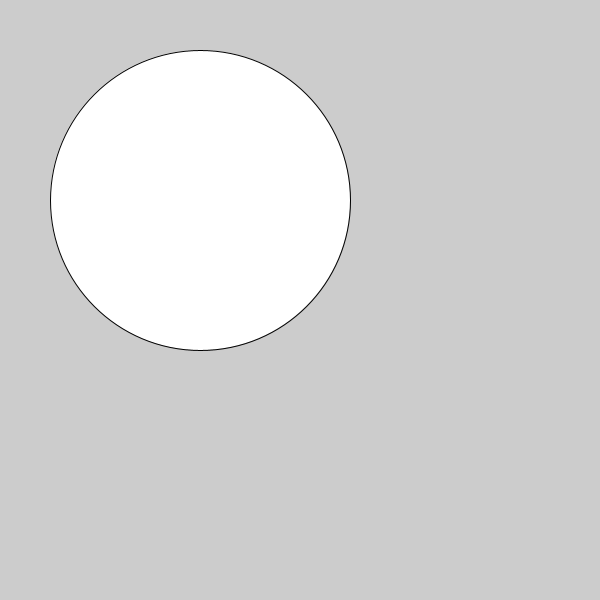
Frame 1 (no input)
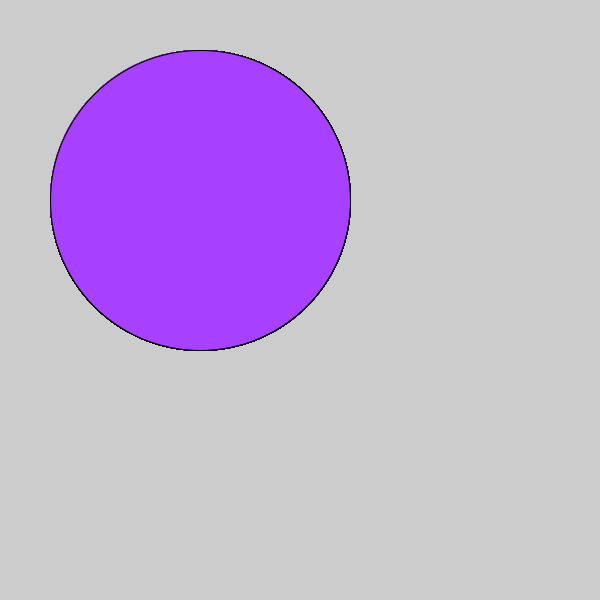
Frame 60 (the mouse pressed at the canvas centre just before this capture)
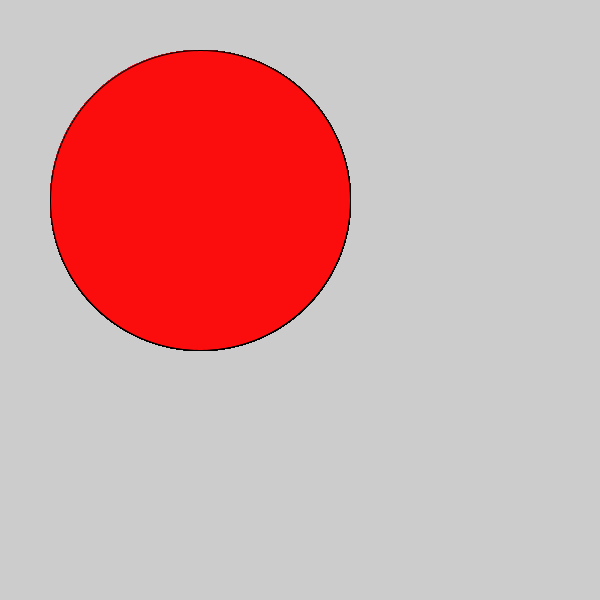
Frame 120 (the mouse held since frame 60 and released just before this capture)

The Processing sketch that drew these frames (run headless with seeded random() and noise(); from frame 60 on, the mouse is pressed at the canvas centre):

// Processing sketch: c_LogicalDot
// ── c_LogicalDot.pde

void setup() {
  
// 1. Set the size of the sketch. Make it 600 pixels square. 
  size(600,600);

}

void draw() {
  ellipse(200,200, 300,300);
// 2. Draw an ellipse
// Run the program to make sure it works before moving on.


// 3. Change the color of the ellipse when the mouse is pressed.
//    Use the following code, but put your colors where indicated
//    Remember to use the   fill()  command to set colors.

if (mousePressed) {
 fill(#FC0D0D);
   //  put one color here 
  
} else {
  fill(#A840FF);
   // put a different color here
  
}  
  
  
  
}
